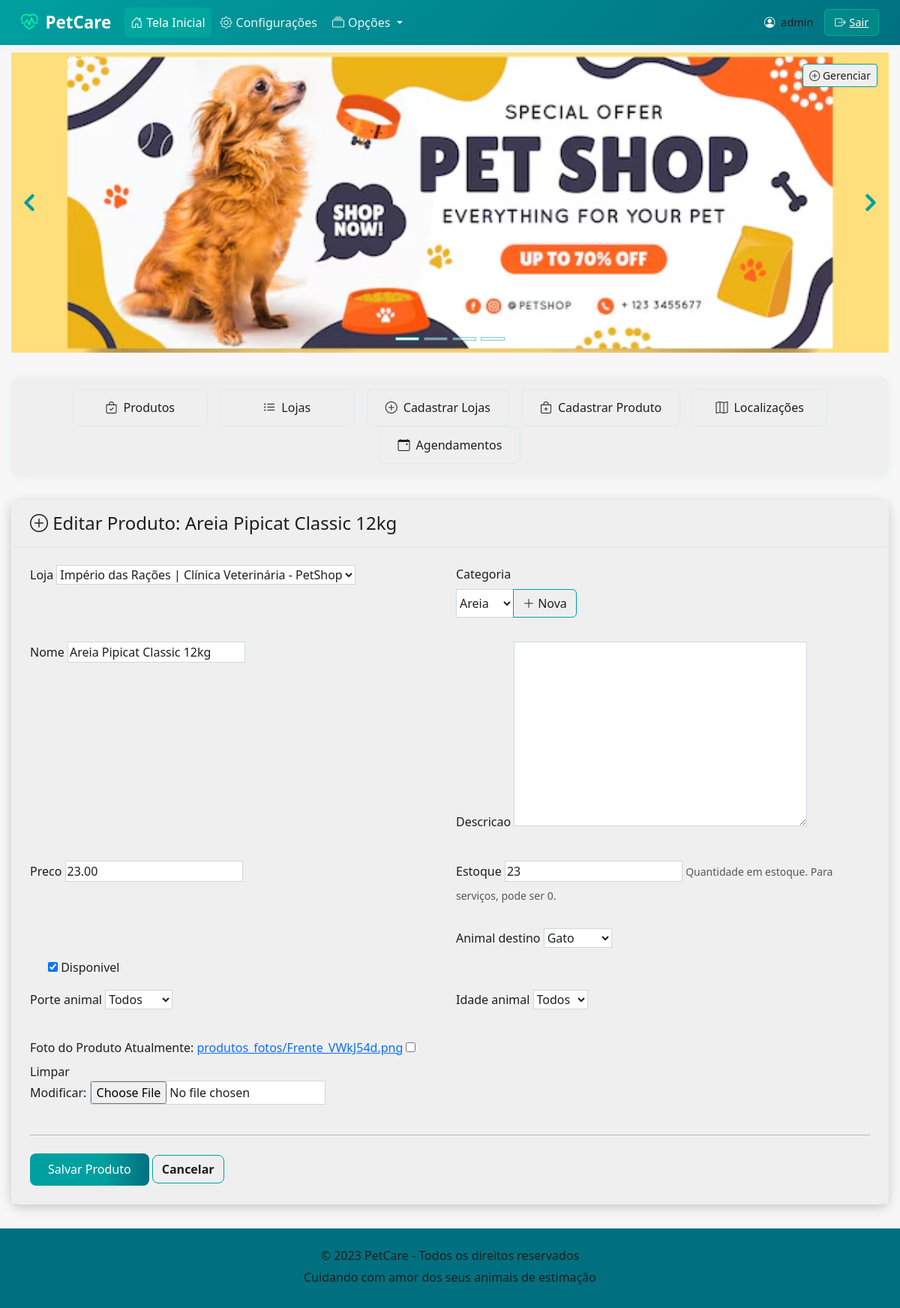
/produto/8/editar/ (signed in), run on the app's committed database.
### loja/models.py (models this page shows, shortened)
class CarouselImage(models.Model):
    image = models.ImageField(upload_to='carousel_images/', verbose_name="Imagem", help_text="Use imagens com proporção de 1200x400 pixels.")
    caption_title = models.CharField(max_length=100, blank=True, null=True, verbose_name="Título da Legenda")
    caption_text = models.CharField(max_length=200, blank=True, null=True, verbose_name="Texto da Legenda")
    order = models.PositiveIntegerField(default=0, help_text="Ordem de aparição (números menores primeiro).")
    class Meta:
        ordering = ['order']
        verbose_name = "Imagem do Carrossel"
        verbose_name_plural = "Imagens do Carrossel"

### produto/models.py (models this page shows, shortened)
class Produto(models.Model):
    loja = models.ForeignKey(Loja, on_delete=models.CASCADE, related_name='produtos')
    categoria = models.ForeignKey(Categoria, on_delete=models.SET_NULL, null=True, blank=True, related_name='produtos')
    nome = models.CharField(max_length=200)
    descricao = models.TextField(blank=True, null=True)
    preco = models.DecimalField(max_digits=10, decimal_places=2)
    estoque = models.PositiveIntegerField(default=0, help_text="Quantidade em estoque. Para serviços, pode ser 0.")
    disponivel = models.BooleanField(default=True)
    animal_destino = models.CharField(max_length=10, choices=ANIMAL_CHOICES, default='TODOS')
    porte_animal = models.CharField(max_length=10, choices=PORTE_CHOICES, default='TODOS', blank=True)
    idade_animal = models.CharField(max_length=10, choices=IDADE_CHOICES, default='TODOS', blank=True)
    foto = models.ImageField(
        upload_to='produtos_fotos/',
        blank=True,
        null=True,
        verbose_name="Foto do Produto"
    )
    class Meta:
        verbose_name = "Produto"
        verbose_name_plural = "Produtos"

### produto/views.py (the view, shortened to what this page needs)
# urls.py: path('<int:pk>/editar/', ProdutoUpdateView.as_view(), name='produto_update'),
class ProdutoUpdateView(LoginRequiredMixin, UserPassesTestMixin, UpdateView):
    model = Produto
    form_class = ProdutoForm
    template_name = 'produto/produto_form.html'
    login_url = reverse_lazy('login')
    def test_func(self):
        produto = self.get_object()
        return self.request.user.is_superuser or self.request.user.email == produto.loja.email
    def get_context_data(self, **kwargs):
        context = super().get_context_data(**kwargs)
        context['titulo'] = f'Editar Produto: {self.object.nome}'
        if self.request.user.is_superuser:
            context['categoria_form'] = CategoriaForm()
        return context

### templates/produto/produto_form.html (shortened to what this page needs)
{% extends 'base.html' %}
{% load static %}
{% block css_local %}
<link href="{% static 'css/produto_form.css' %}" rel="stylesheet">
{% endblock %}
{% block conteudo %}
<div class="card card-custom">
    <div class="card-header-custom">
        <h4 class="mb-0"><i class="bi bi-plus-circle"></i> {{ titulo }}</h4>
    </div>
    <div class="card-body p-4">
        <form method="post" enctype="multipart/form-data">
            <div class="row g-3">
                {% for field in form %}
                    <div class="col-md-6 {% if field.is_hidden %}d-none{% endif %}">
                        {% if field.field.widget.input_type == 'checkbox' %}
                            <div class="form-check mt-4 pt-3">
                                {{ field }}
                                <label class="form-check-label" for="{{ field.id_for_label }}">{{ field.label }}</label>
                            </div>
                        {% elif field.name == 'categoria' and user.is_superuser %}
                            <div class="mb-3">
                                <label for="{{ field.id_for_label }}" class="form-label">{{ field.label }}</label>
                                <div class="input-group">
                                    {{ field }}
                                    <button class="btn btn-outline-secondary" type="button" data-bs-toggle="modal" data-bs-target="#modalNovaCategoria">
                                        <i class="bi bi-plus-lg"></i> Nova
                                    </button>
                                </div>
                            </div>
                        {% else %}
                            <div class="mb-3">
                                <label for="{{ field.id_for_label }}" class="form-label">{{ field.label }}</label>
                                {{ field }}
                                {% if field.help_text %}<small class="form-text text-muted">{{ field.help_text }}</small>{% endif %}
                            </div>
                        {% endif %}
                    </div>
                {% endfor %}
            </div>
            <hr class="my-4">
            <button type="submit" class="btn btn-custom-primary">Salvar Produto</button>
            <a href="{% url 'produto:produto_list' %}" class="btn btn-secondary">Cancelar</a>
        </form>
    </div>
</div>
{% endblock %}

### templates/base.html (shortened to what this page needs)
<!DOCTYPE html>
<html lang="pt-br">
<head>
    {% load static %}
    <link href="{% static 'bootstrap-5.3.8-dist/css/bootstrap.min.css' %}" rel="stylesheet">
    <link href="https://cdn.jsdelivr.net/npm/@coreui/coreui@5.4.3/dist/css/coreui.min.css" rel="stylesheet">
    <link rel="stylesheet" href="https://cdn.jsdelivr.net/npm/bootstrap-icons@1.11.0/font/bootstrap-icons.css">
    <link href="{% static 'css/base.css' %}" rel="stylesheet">
    <link href="{% static 'css/padrao.css' %}" rel="stylesheet">
    {% block css_local %}{% endblock %}
</head>
<body class="{% if request.resolver_match.url_name == 'login' or request.resolver_match.url_name == 'cadastro' %}login-page{% endif %}">
    <nav class="navbar navbar-expand-lg navbar-dark fixed-top">
        <div class="container-fluid">
            <a class="navbar-brand" href="#">
                <i class="bi bi-heart-pulse"></i> PetCare
            </a>
            <div class="collapse navbar-collapse" id="navbarMain">
                <ul class="navbar-nav me-auto">
                    <li class="nav-item">
                        <a class="nav-link active" href="{% url 'produto:produto_list' %}">
                            <i class="bi bi-house-door"></i> Tela Inicial
                        </a>
                    </li>
                    <li class="nav-item">
                        <a class="nav-link" href="#">
                            <i class="bi bi-gear"></i> Configurações
                        </a>
                    </li>
                    <li class="nav-item dropdown">
                        <a class="nav-link dropdown-toggle" href="#" role="button" data-bs-toggle="dropdown" aria-expanded="false">
                            <i class="bi bi-collection"></i> Opções
                        </a>
                    </li>
                </ul>
                <div class="user-section">
                    {% if user.is_authenticated %}
                        <div class="user-info">
                            <i class="bi bi-person-circle"></i>
                            <span>{{ user.username }}</span>
                        </div>
                        <a href="{% url 'logout' %}" class="btn-logout"><i class="bi bi-box-arrow-right"></i> Sair</a>
                    {% else %}
                        <a href="{% url 'login' %}" class="btn btn-outline-light me-2">Entrar</a>
                        <a href="{% url 'cadastro' %}" class="btn btn-light">Cadastre-se</a>
                    {% endif %}
                </div>
            </div>
        </div>
    </nav>
    <main class="main-container">
         {% block carrossel %}
                         {% if carousel_images %}
                <div id="mainCarousel" class="carousel slide" data-bs-ride="carousel">
                    <div class="carousel-indicators">
                        {% for image in carousel_images %}
                        <button type="button" data-bs-target="#mainCarousel" data-bs-slide-to="{{ forloop.counter0 }}" class="{% if forloop.first %}active{% endif %}" aria-current="true" aria-label="Slide {{ forloop.counter }}"></button>
                        {% endfor %}
                    </div>
                    <div class="carousel-inner">
                        {% for image in carousel_images %}
                        <div class="carousel-item {% if forloop.first %}active{% endif %}">
                            <img src="{{ image.image.url }}" class="d-block w-100" alt="{{ image.caption_title|default:'Imagem do Carrossel' }}">
                        </div>
                        {% endfor %}
                    </div>
                    <button class="carousel-control-prev" type="button" data-bs-target="#mainCarousel" data-bs-slide="prev">
                        <span class="carousel-control-prev-icon" aria-hidden="true"></span>
                    </button>
                    <button class="carousel-control-next" type="button" data-bs-target="#mainCarousel" data-bs-slide="next">
                        <span class="carousel-control-next-icon" aria-hidden="true"></span>
                    </button>
                    {% if user.is_superuser %}
                        <a href="{% url 'admin:loja_carouselimage_changelist' %}" class="btn btn-light btn-sm admin-carousel-btn" title="Gerenciar Imagens do Carrossel">
                            <i class="bi bi-plus-circle"></i> Gerenciar
                        </a>
                    {% endif %}
                </div>
                {% endif %}
        {% endblock %}
        <div id="menu-superior">
            {% block menu_superior %}
                <section class="menu-section">
                    <ul class="nav nav-pills justify-content-center">
                        <li class="nav-item">
                            <a class="nav-link {% if request.resolver_match.url_name == 'produto_list' or request.resolver_match.url_name == 'produto_detail' %}active{% endif %}" href="{% url 'produto:produto_list' %}">
                                <i class="bi bi-bag-check"></i> Produtos
                            </a>
                        </li>
                        <li class="nav-item">
                            <a class="nav-link {% if request.resolver_match.url_name == 'loja_list' or request.resolver_match.url_name == 'loja_detail' %}active{% endif %}" href="{% url 'loja:loja_list' %}">
                                <i class="bi bi-list-ul"></i> Lojas
                            </a>
                        </li>
                        {% if user.is_superuser %}
                        <li class="nav-item">
                            <a class="nav-link {% if request.resolver_match.url_name == 'loja_create' %}active{% endif %}" href="{% url 'loja:loja_create' %}">
                                <i class="bi bi-plus-circle"></i> Cadastrar Lojas
                            </a>
                        </li>
                        {% endif %}
                        {% if user.is_superuser or is_store_user %}
                        <li class="nav-item">
                            <a class="nav-link {% if request.resolver_match.url_name == 'produto_create' %}active{% endif %}" href="{% url 'produto:produto_create' %}">
                                <i class="bi bi-bag-plus"></i> Cadastrar Produto
                            </a>
                        </li>
                        {% endif %}
                        <li class="nav-item">
                            <a class="nav-link {% if request.resolver_match.url_name == 'mapa_view' %}active{% endif %}" href="#">
                                <i class="bi bi-map"></i> Localizações
                            </a>
                        </li>
                        <li class="nav-item">
                            <a class="nav-link disabled" href="#">
                                <i class="bi bi-calendar-event"></i> Agendamentos
                            </a>
                        </li>
                    </ul>
                </section>
            {% endblock %}
        </div>
        <section id="conteudo" class="content-section">
            {% block conteudo %}{% endblock %}
        </section>
    </main>
    <footer class="footer">
        <div class="container">
            <p>© 2023 PetCare - Todos os direitos reservados</p>
            <p>Cuidando com amor dos seus animais de estimação</p>
        </div>
    </footer>
</body>
</html>

### data on the page
CarouselImage: image (picture)
Produto: form "Império das Rações | Clínica Veterinária - PetShop" "Areia Pipicat Classic 12kg" "23.00" "23" "Gato" "Todos" "Todos", form "Areia", form "☑"

### other printed values
{{ user.username }} "admin"
{{ titulo }} "Editar Produto: Areia Pipicat Classic 12kg"
{{ field.label }} "Loja" "Nome" "Descricao" "Preco" "Estoque" "Animal destino" "Porte animal" "Idade animal" "Foto do Produto"
{{ field.label }} "Categoria"
{{ field.help_text }} "Quantidade em estoque. Para serviços, pode ser 0."
{{ field.label }} "Disponivel"
